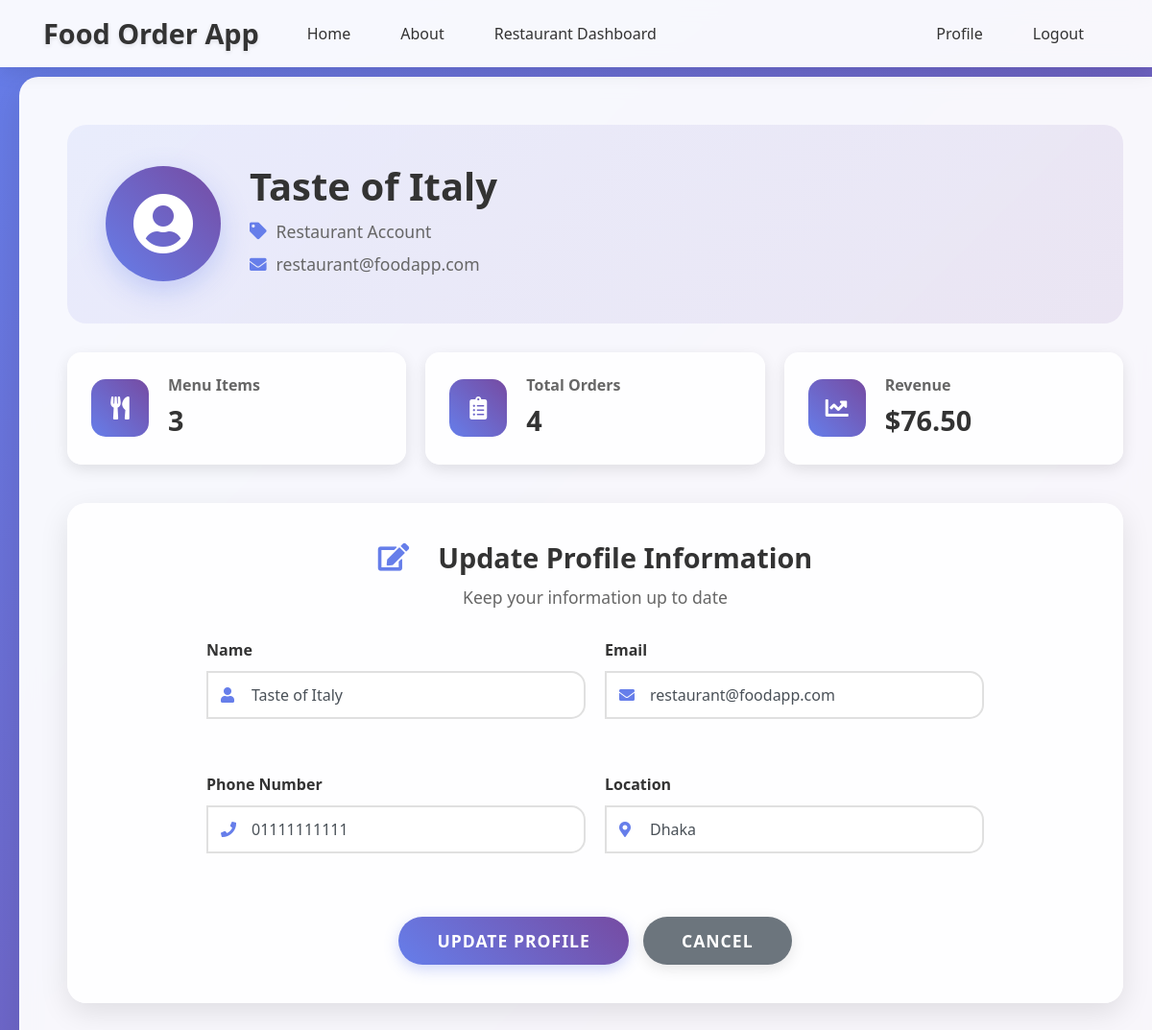
Screenshot of /restaurant/profile (signed in) with the database file from the repository.
### app/models/user.py (models this page shows, shortened)
class User(db.Model, UserMixin):
    __tablename__ = 'users'
    id = db.Column(db.Integer, primary_key=True)
    name = db.Column(db.String(100), nullable=False)
    email = db.Column(db.String(120), unique=True, nullable=False)
    phone_number = db.Column(db.String(20), unique=True, nullable=False)
    location = db.Column(db.String(200), nullable=False)
    password = db.Column(db.String(60), nullable=False)
    role = db.Column(db.Enum('admin', 'customer', 'restaurant', name='user_roles'), default='customer')
    status = db.Column(db.Enum('active', 'pending', 'suspended', name='account_status'), default='active')
    food_items = db.relationship('FoodItem', backref='restaurant_owner', lazy=True, foreign_keys='FoodItem.restaurant_id')
    orders_as_customer = db.relationship('Order', backref='customer_user', lazy=True, foreign_keys='Order.customer_id')
    orders_as_restaurant = db.relationship('Order', backref='restaurant_user', lazy=True, foreign_keys='Order.restaurant_id')
    payments_as_customer = db.relationship('Payment', backref='customer_payer', lazy=True, foreign_keys='Payment.customer_id')
    payments_as_restaurant = db.relationship('Payment', backref='restaurant_receiver', lazy=True, foreign_keys='Payment.restaurant_id')

### app/routes/restaurant.py (the view)
@restaurant.route("/profile", methods=["GET", "POST"])
@login_required
@restaurant_required
def profile():
    form = UpdateProfileForm()
    if form.validate_on_submit():
        current_user.name = form.name.data
        current_user.email = form.email.data
        current_user.phone_number = form.phone_number.data
        current_user.location = form.location.data
        db.session.commit()
        flash("Your profile has been updated!", "success")
        return redirect(url_for("restaurant.profile"))
    elif request.method == "GET":
        form.name.data = current_user.name
        form.email.data = current_user.email
        form.phone_number.data = current_user.phone_number
        form.location.data = current_user.location
    return render_template("profile.html", title="Profile", form=form)

### app/utils/profile_forms.py (shortened to what this page needs)
class UpdateProfileForm(FlaskForm):
    name = StringField("Name", validators=[DataRequired(), Length(min=2, max=100)])
    email = StringField("Email", validators=[DataRequired(), Email()])
    phone_number = StringField("Phone Number", validators=[DataRequired(), Length(min=10, max=20)])
    location = StringField("Location", validators=[DataRequired(), Length(min=2, max=200)])
    submit = SubmitField("Update Profile")

### app/templates/profile.html (shortened to what this page needs)
{% extends "base.html" %}
{% block content %}
    <div class="profile-container">
        <div class="profile-header">
            <div class="profile-avatar">
                <i class="fas fa-user-circle"></i>
            </div>
            <div class="profile-info">
                <h2 class="profile-name">{{ current_user.name }}</h2>
                <p class="profile-role">
                    <i class="fas fa-tag"></i>
                    {{ current_user.role.title() }} Account
                </p>
                <p class="profile-email">
                    <i class="fas fa-envelope"></i>
                    {{ current_user.email }}
                </p>
            </div>
        </div>
        <div class="profile-stats">
            {% if current_user.role == "customer" %}
                <div class="stat-card">
                    <div class="stat-icon">
                        <i class="fas fa-shopping-bag"></i>
                    </div>
                    <div class="stat-info">
                        <h3>Total Orders</h3>
                        <p>{{ current_user.orders_as_customer|length }}</p>
                    </div>
                </div>
                <div class="stat-card">
                    <div class="stat-icon">
                        <i class="fas fa-heart"></i>
                    </div>
                    <div class="stat-info">
                        <h3>Favorite Items</h3>
                        <p>{{ current_user.orders_as_customer|length * 2 }}</p>
                    </div>
                </div>
                <div class="stat-card">
                    <div class="stat-icon">
                        <i class="fas fa-star"></i>
                    </div>
                    <div class="stat-info">
                        <h3>Loyalty Points</h3>
                        <p>{{ current_user.orders_as_customer|length * 10 }}</p>
                    </div>
                </div>
            {% elif current_user.role == "restaurant" %}
                <div class="stat-card">
                    <div class="stat-icon">
                        <i class="fas fa-utensils"></i>
                    </div>
                    <div class="stat-info">
                        <h3>Menu Items</h3>
                        <p>{{ current_user.food_items|length }}</p>
                    </div>
                </div>
                <div class="stat-card">
                    <div class="stat-icon">
                        <i class="fas fa-clipboard-list"></i>
                    </div>
                    <div class="stat-info">
                        <h3>Total Orders</h3>
                        <p>{{ current_user.orders_as_restaurant|length }}</p>
                    </div>
                </div>
                <div class="stat-card">
                    <div class="stat-icon">
                        <i class="fas fa-chart-line"></i>
                    </div>
                    <div class="stat-info">
                        <h3>Revenue</h3>
                        <p>${{ "%.2f"|format(current_user.orders_as_restaurant|sum(attribute='total_price') or 0) }}</p>
                    </div>
                </div>
            {% endif %}
        </div>
        <div class="profile-form-section">
            <div class="section-header">
                <h3 class="section-title">
                    <i class="fas fa-edit"></i>
                    Update Profile Information
                </h3>
                <p class="section-subtitle">Keep your information up to date</p>
            </div>
            <form method="POST" action="" class="profile-form">
                <div class="form-row">
                    <div class="form-group">
                        {{ form.name.label(class="form-label") }}
                        <div class="input-group">
                            <div class="input-icon">
                                <i class="fas fa-user"></i>
                            </div>
                            {% if form.name.errors %}
                                {{ form.name(class="form-control is-invalid", placeholder="Enter your full name") }}
                                <div class="invalid-feedback">
                                    {% for error in form.name.errors %}
                                        <span>{{ error }}</span>
                                    {% endfor %}
                                </div>
                            {% else %}
                                {{ form.name(class="form-control", placeholder="Enter your full name") }}
                            {% endif %}
                        </div>
                    </div>
                    <div class="form-group">
                        {{ form.email.label(class="form-label") }}
                        <div class="input-group">
                            <div class="input-icon">
                                <i class="fas fa-envelope"></i>
                            </div>
                            {% if form.email.errors %}
                                {{ form.email(class="form-control is-invalid", placeholder="Enter your email address") }}
                                <div class="invalid-feedback">
                                    {% for error in form.email.errors %}
                                        <span>{{ error }}</span>
                                    {% endfor %}
                                </div>
                            {% else %}
                                {{ form.email(class="form-control", placeholder="Enter your email address") }}
                            {% endif %}
                        </div>
                    </div>
                </div>
                <div class="form-row">
                    <div class="form-group">
                        {{ form.phone_number.label(class="form-label") }}
                        <div class="input-group">
                            <div class="input-icon">
                                <i class="fas fa-phone"></i>
                            </div>
                            {% if form.phone_number.errors %}
                                {{ form.phone_number(class="form-control is-invalid", placeholder="Enter your phone number") }}
                                <div class="invalid-feedback">
                                    {% for error in form.phone_number.errors %}
                                        <span>{{ error }}</span>
                                    {% endfor %}
                                </div>
                            {% else %}
                                {{ form.phone_number(class="form-control", placeholder="Enter your phone number") }}
                            {% endif %}
                        </div>
                    </div>
                    <div class="form-group">
                        {{ form.location.label(class="form-label") }}
                        <div class="input-group">
                            <div class="input-icon">
                                <i class="fas fa-map-marker-alt"></i>
                            </div>
                            {% if form.location.errors %}
                                {{ form.location(class="form-control is-invalid", placeholder="Enter your location") }}
                                <div class="invalid-feedback">
                                    {% for error in form.location.errors %}
                                        <span>{{ error }}</span>
                                    {% endfor %}
                                </div>
                            {% else %}
                                {{ form.location(class="form-control", placeholder="Enter your location") }}
                            {% endif %}
                        </div>
                    </div>
                </div>
                <div class="form-actions">
                    {{ form.submit(class="btn btn-primary profile-btn") }}
                    <a href="{{ url_for('main.home') }}" class="btn btn-secondary">Cancel</a>
                </div>
            </form>
        </div>
    </div>
{% endblock content %}

### app/static/main.css (style rules this page uses)
body { background: #fafafa; color: #333333; margin-top: 5rem; }
h1, h2, h3, h4, h5, h6 { color: #444444; }
body { padding-bottom: 70px; }
@media (min-width: 768px) { body { background: linear-gradient(135deg, #667eea 0%, #764ba2 100%); font-family: 'Segoe UI', Tahoma, Geneva, Verdana, sans-serif; padding-bottom: 0; } }
@media (min-width: 768px) { h1, h2, h3, h4, h5, h6 { color: #333; font-weight: 700; margin-bottom: 20px; } }
@media (min-width: 768px) { .btn { border-radius: 25px; padding: 12px 30px; font-weight: 600; text-transform: uppercase; letter-spacing: 1px; transition: all 0.3s ease; border: none; box-shadow: 0 4px 15px rgba(0, 0, 0, 0.1); } }
@media (min-width: 768px) { .btn-primary { background: linear-gradient(45deg, #667eea, #764ba2); color: white; } }
@media (min-width: 768px) { .form-control { border-radius: 15px; border: 2px solid #e0e0e0; padding: 15px 20px; transition: all 0.3s ease; background: rgba(255, 255, 255, 0.9); } }
@media (min-width: 768px) { .form-group label { font-weight: 600; color: #333; margin-bottom: 10px; } }
.section-header { text-align: center; margin-bottom: 40px; }
.section-title { font-size: 2.5rem; font-weight: 700; color: #333; margin-bottom: 10px; }
.section-title i { color: #667eea; margin-right: 15px; }
.section-subtitle { font-size: 1.1rem; color: #666; }
.form-label { font-weight: 600; color: #333; margin-bottom: 8px; display: block; }
.input-group { position: relative; margin-bottom: 20px; }
.input-icon { position: absolute; left: 15px; top: 50%; transform: translateY(-50%); color: #667eea; z-index: 10; }
.input-group .form-control { padding-left: 45px; height: 50px; border: 2px solid #e0e0e0; border-radius: 15px; background: rgba(255, 255, 255, 0.9); transition: all 0.3s ease; }
.profile-container { max-width: 1200px; margin: 0 auto; padding: 20px; }
.profile-header { background: linear-gradient(135deg, rgba(102, 126, 234, 0.1), rgba(118, 75, 162, 0.1)); border-radius: 20px; padding: 40px; margin-bottom: 30px; display: flex; align-items: center; gap: 30px; }
.profile-avatar { width: 120px; height: 120px; background: linear-gradient(45deg, #667eea, #764ba2); border-radius: 50%; display: flex; align-items: center; justify-content: center; box-shadow: 0 10px 30px rgba(102, 126, 234, 0.3); }
.profile-avatar i { font-size: 4rem; color: white; }
.profile-info h2 { font-size: 2.5rem; font-weight: 700; color: #333; margin-bottom: 10px; }
.profile-role, .profile-email { font-size: 1.1rem; color: #666; margin-bottom: 8px; display: flex; align-items: center; gap: 10px; }
.profile-role i, .profile-email i { color: #667eea; }
.profile-stats { display: grid; grid-template-columns: repeat(auto-fit, minmax(250px, 1fr)); gap: 20px; margin-bottom: 40px; }
.stat-card { background: rgba(255, 255, 255, 0.95); border-radius: 15px; padding: 25px; box-shadow: 0 5px 15px rgba(0, 0, 0, 0.1); display: flex; align-items: center; gap: 20px; transition: all 0.3s ease; }
.stat-icon { width: 60px; height: 60px; background: linear-gradient(45deg, #667eea, #764ba2); border-radius: 15px; display: flex; align-items: center; justify-content: center; }
.stat-icon i { font-size: 1.5rem; color: white; }
.stat-info h3 { font-size: 1rem; font-weight: 600; color: #666; margin-bottom: 5px; }
.stat-info p { font-size: 1.8rem; font-weight: 700; color: #333; margin: 0; }
.profile-form-section { background: rgba(255, 255, 255, 0.95); border-radius: 20px; padding: 40px; margin-bottom: 30px; box-shadow: 0 10px 30px rgba(0, 0, 0, 0.1); }
.section-header { text-align: center; margin-bottom: 30px; }
.section-title { font-size: 1.8rem; font-weight: 700; color: #333; margin-bottom: 10px; display: flex; align-items: center; justify-content: center; gap: 15px; }
.section-title i { color: #667eea; }
.section-subtitle { color: #666; font-size: 1.1rem; }
.profile-form { max-width: 800px; margin: 0 auto; }
.form-row { display: grid; grid-template-columns: 1fr 1fr; gap: 20px; margin-bottom: 20px; }
.form-actions { display: flex; gap: 15px; justify-content: center; margin-top: 30px; }
.profile-btn { padding: 12px 40px; font-size: 1.1rem; font-weight: 600; border-radius: 25px; background: linear-gradient(45deg, #667eea, #764ba2); border: none; color: white; box-shadow: 0 5px 15px rgba(102, 126, 234, 0.3); transition: all 0.3s ease; }
.btn-secondary { padding: 12px 40px; font-size: 1.1rem; font-weight: 600; border-radius: 25px; background: #6c757d; border: none; color: white; transition: all 0.3s ease; }

### rows the page displays
User: name "Taste of Italy", role "Restaurant", email "restaurant@foodapp.com", phone_number "01111111111", location "Dhaka"

### other values shown
{{ current_user.food_items|length }} "3"
{{ current_user.orders_as_restaurant|length }} "4"
